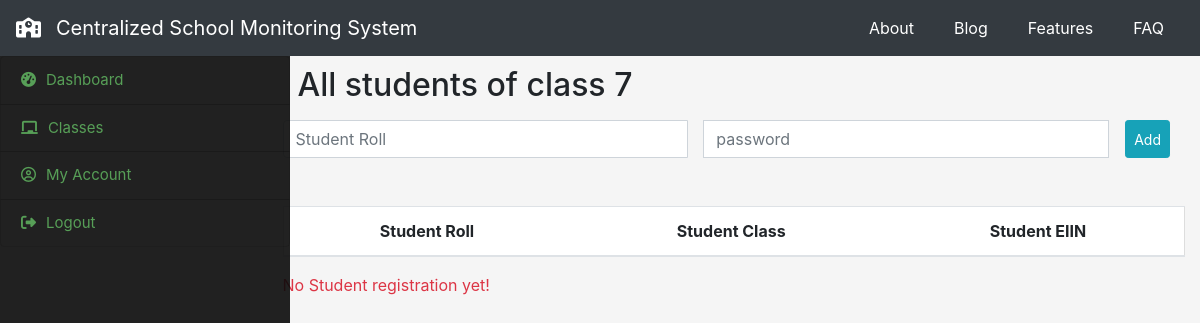
The app's page /teacher/enterClass/7 (signed in), older data.
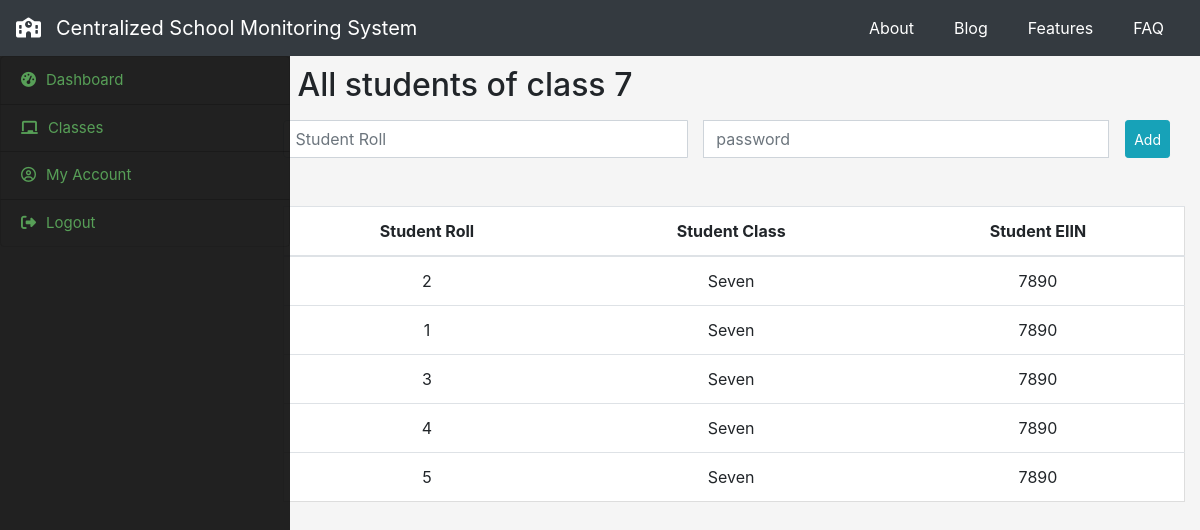
The same page, newer data.
### initapp/models.py (models this page shows, shortened)
class student_account(models.Model):
    school_class = [
        ('One', 'One'),
        ('Two', 'Two'),
        ('Three', 'Three'),
        ('Four', 'Four'),
        ('Five', 'Five'),
        ('Six', 'Six'),
        ('Seven', 'Seven'),
        ('Eight', 'Eight'),
        ('Nine', 'Nine'),
        ('Ten', 'Ten')
    ]
    s_roll = models.CharField(max_length=50, blank=False, null=False)
    s_pass = models.CharField(max_length=50, blank=False, null=False)
    s_class = models.CharField(
        max_length=10, blank=False, null=False, choices=school_class)
    s_school = models.CharField(max_length=200, blank=False, null=False)
    SchoolEIIN = models.CharField(
        max_length=25, blank=False, null=False, default=None)

### teacher/views.py (the view)
# urls.py: path('enterClass/<str:classno>', views.enterClass, name="enterClass")
def enterClass(request, classno):
    teacherSession = request.session.get('teacher_eid')
    cls = classno
    if (cls == '6'):
        stuClass = 'Six'
    elif (cls == '7'):
        stuClass = 'Seven'
    elif (cls == '8'):
        stuClass = 'Eight'
    elif (cls == '9'):
        stuClass = 'Nine'
    elif (cls == '10'):
        stuClass = 'Ten'
    tea_obj = teacher_account.objects.get(t_empid=teacherSession)
    sc_eiin = str(tea_obj.sch_eiin)
    sad = student_account.objects.filter(SchoolEIIN=sc_eiin, s_class=classno)
    schobj = schoolInfo.objects.get(SchoolEIIN=sc_eiin)
    sch_name = schobj.schoolName
    if request.method == 'POST':
        stuRoll = request.POST['roll']
        stuPass = request.POST['password']
        check_multiple = student_account.objects.filter(s_roll=stuRoll, s_pass=stuPass, s_class=stuClass,
                                                        s_school=sch_name,
                                                        SchoolEIIN=sc_eiin)
        if check_multiple:
            messages.success(request, 'This student registered already.')
            sa = student_account.objects.filter(
                SchoolEIIN=sc_eiin, s_class=stuClass)
            return render(request, 'teacher/enter_class.html', {'sa': sa})
        else:
            student_account_create = student_account(s_roll=stuRoll, s_pass=stuPass, s_class=stuClass,
                                                     s_school=sch_name,
                                                     SchoolEIIN=sc_eiin)
            student_account_create.save()
            sa = student_account.objects.filter(
                SchoolEIIN=sc_eiin, s_class=stuClass)
            return render(request, 'teacher/enter_class.html', {'sa': sa})
    else:
        teacherSession = request.session.get('teacher_eid')
        print(teacherSession)
        tea_obj = teacher_account.objects.get(t_empid=teacherSession)
        sc_eiin = str(tea_obj.sch_eiin)
        sa = student_account.objects.filter(
            SchoolEIIN=sc_eiin, s_class=stuClass)
        context = {'sad': sad, 'classno': classno, 'sa': sa}
        return render(request, 'teacher/enter_class.html', context)

### teacher/templates/teacher/enter_class.html (shortened to what this page needs)
{% extends 'teacher/t_base.html' %}
{% block content %}
<h2 class="mb-3">All students of class {{classno}}</h2>
<div class="mb-5" style="margin-left:-15px ">
  <form method="POST">
    <div class="input-group">
      <input class="form-control mr-3" type="text" id="roll" name="roll" placeholder="Student Roll" required>
      <input class="form-control mr-3" type="text" id="password" name="password" placeholder="password" required>
      <input type="submit" class="btn btn-sm btn-info" value="Add">
    </div>
  </form>
</div>
<div class="row teacher_verify">
  <table class="table" style="text-align: center;">
    <thead>
      <tr>
        <th scope="col">Student Roll</th>
        <th scope="col">Student Class</th>
        <th scope="col">Student EIIN</th>
      </tr>
    </thead>
    <tbody>
      {% for student in sa %}
      <tr>
        <td>{{ student.s_roll }}</td>
        <td>{{ student.s_class}}</td>
        <td>{{ student.SchoolEIIN }}</td>
      </tr>
      {% endfor %}
    </tbody>
  </table>
  {% if not sa %}
  <div class="justify-content-center d-block">
    <span class="text-danger">No Student registration yet!</span>
  </div>
  {% endif %}
</div>
{% endblock content %}

### teacher/templates/teacher/t_base.html (shortened to what this page needs)
{% load static %}
<!doctype html>
<html lang="en">
<head>
    <link rel="stylesheet" href="{% static 'bootstrap/css/bootstrap.min.css' %}">
    <link rel="stylesheet" href="{% static 'fontawesome/css/all.min.css' %}">
    <link rel="stylesheet" href="{% static 'styles/app.css' %}">
</head>
<body>
    <div id="officer_dashboard">
        <nav class="navbar navbar-dark bg-dark fixed-top">
            <a class="navbar-brand" href="{% url 'home' %}"><i style="margin-right:15px"
                    class="fas fa-school"></i>Centralized
                School
                Monitoring System</a>
            <div class="right_link justify-content-end">
                <ul class="">
                    <li class=""><a class="" href="about">About</a></li>
                    <li class=""><a class="" href="about">Blog</a></li>
                    <li class=""><a class="" href="about">Features</a></li>
                    <li class=""><a class="" href="about">FAQ</a></li>
                </ul>
            </div>
        </nav>
        <div class="row" style="margin-top: 56px;">
            <div class="col-3">
                <div class="sidebar t_sidebar">
                    <div class="side_menu" class="list-group pt">
                        <a href="./" class="list-group-item"><i class="fas fa-tachometer-alt"></i>Dashboard</a>
                        <a href="{% url 'classes' %}" class="list-group-item"><i
                                class="fas fa-chalkboard"></i>Classes</a>
                        <a href="" class="list-group-item"><i class="far fa-user-circle"></i>My
                            Account</a>
                        <a href="{% url 'teach_logout' %}" class="list-group-item"><i
                                class="fas fa-sign-out-alt"></i>Logout</a>
                    </div>
                </div>
            </div>
            <div class="col-9" style="margin-left: -20px;">
                <div class="" id="page_content">
                    {% block content %}
                    {% endblock %}
                </div>
            </div>
        </div>
    </div>
</body>
</html>

### static/styles/app.css (style rules this page uses)
body { background-color: whitesmoke; @import url("https://fonts.googleapis.com/css?family=Raleway&display=swap"); @import url("https://fonts.googleapis.com/css?family=Roboto&display=swap"); }
.right_link ul { list-style: none; }
.right_link ul li { float: left; padding: 0px 20px; }
.right_link ul li a { font-size: 16px; color: white; text-decoration: none; }
.sidebar { width: 290px; height: 100%; position: fixed; z-index: 1; background: #1f2a3e; }
.side_menu a { background: none; font-size: 15px; text-decoration: none; color: #0681b1; }
.side_menu i { margin-right: 10px; }
#page_content { padding: 10px; }
.allteacher .table, .teacher_verify .table, .head_verify .table, .assign_tech_table .table, .tabledesign { text-align: center; border: 1px solid #ddd; background: white; }
.t_sidebar { background: #0b0b0be6; }
.t_sidebar a { color: #579f57; }
.navbar { background: linear-gradient(to right, #000000 #434343) !important; }

Row changes from the older to the newer data that the page shows:
added student_account: s_roll "2", s_class "Seven", SchoolEIIN "7890"
added student_account: s_roll "1", s_class "Seven", SchoolEIIN "7890"
added student_account: s_roll "3", s_class "Seven", SchoolEIIN "7890"
added student_account: s_roll "4", s_class "Seven", SchoolEIIN "7890"
added student_account: s_roll "5", s_class "Seven", SchoolEIIN "7890"
Text that changed along with them:
text no longer shown: "No Student registration yet!"
